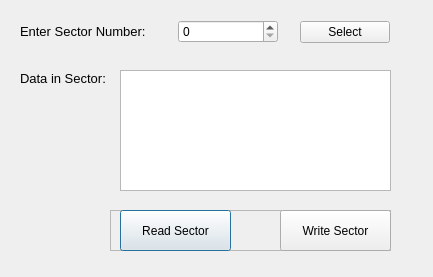
<?xml version="1.0" encoding="UTF-8"?>
<ui version="4.0">
 <class>SectorDialog</class>
 <widget class="QDialog" name="SectorDialog">
  <property name="geometry">
   <rect>
    <x>0</x>
    <y>0</y>
    <width>433</width>
    <height>277</height>
   </rect>
  </property>
  <property name="windowTitle">
   <string>Sector</string>
  </property>
  <property name="windowIcon">
   <iconset resource="gui.qrc">
    <normaloff>:/images/sector.png</normaloff>:/images/sector.png</iconset>
  </property>
  <widget class="QFrame" name="frame">
   <property name="geometry">
    <rect>
     <x>110</x>
     <y>210</y>
     <width>281</width>
     <height>41</height>
    </rect>
   </property>
   <property name="sizePolicy">
    <sizepolicy hsizetype="Preferred" vsizetype="Fixed">
     <horstretch>0</horstretch>
     <verstretch>0</verstretch>
    </sizepolicy>
   </property>
   <property name="frameShape">
    <enum>QFrame::StyledPanel</enum>
   </property>
   <property name="frameShadow">
    <enum>QFrame::Raised</enum>
   </property>
   <widget class="QPushButton" name="readSectorButton">
    <property name="geometry">
     <rect>
      <x>10</x>
      <y>0</y>
      <width>111</width>
      <height>41</height>
     </rect>
    </property>
    <property name="sizePolicy">
     <sizepolicy hsizetype="Minimum" vsizetype="Ignored">
      <horstretch>0</horstretch>
      <verstretch>0</verstretch>
     </sizepolicy>
    </property>
    <property name="text">
     <string>Read Sector</string>
    </property>
   </widget>
   <widget class="QPushButton" name="writeSectorButton">
    <property name="geometry">
     <rect>
      <x>170</x>
      <y>0</y>
      <width>111</width>
      <height>41</height>
     </rect>
    </property>
    <property name="sizePolicy">
     <sizepolicy hsizetype="Minimum" vsizetype="Fixed">
      <horstretch>0</horstretch>
      <verstretch>0</verstretch>
     </sizepolicy>
    </property>
    <property name="text">
     <string>Write Sector</string>
    </property>
   </widget>
  </widget>
  <widget class="QWidget" name="horizontalLayoutWidget">
   <property name="geometry">
    <rect>
     <x>10</x>
     <y>10</y>
     <width>391</width>
     <height>44</height>
    </rect>
   </property>
   <layout class="QHBoxLayout" name="horizontalLayout_2" stretch="20,0,20">
    <property name="spacing">
     <number>22</number>
    </property>
    <property name="sizeConstraint">
     <enum>QLayout::SetDefaultConstraint</enum>
    </property>
    <property name="leftMargin">
     <number>0</number>
    </property>
    <property name="rightMargin">
     <number>0</number>
    </property>
    <property name="bottomMargin">
     <number>0</number>
    </property>
    <item>
     <widget class="QLabel" name="labelSectorNumber">
      <property name="sizePolicy">
       <sizepolicy hsizetype="Fixed" vsizetype="Fixed">
        <horstretch>0</horstretch>
        <verstretch>0</verstretch>
       </sizepolicy>
      </property>
      <property name="font">
       <font>
        <pointsize>10</pointsize>
       </font>
      </property>
      <property name="text">
       <string>Enter Sector Number:</string>
      </property>
     </widget>
    </item>
    <item>
     <widget class="QSpinBox" name="spinBox">
      <property name="sizePolicy">
       <sizepolicy hsizetype="Ignored" vsizetype="Fixed">
        <horstretch>0</horstretch>
        <verstretch>0</verstretch>
       </sizepolicy>
      </property>
      <property name="minimumSize">
       <size>
        <width>100</width>
        <height>0</height>
       </size>
      </property>
      <property name="maximumSize">
       <size>
        <width>90</width>
        <height>16777215</height>
       </size>
      </property>
      <property name="readOnly">
       <bool>false</bool>
      </property>
      <property name="maximum">
       <number>3199</number>
      </property>
     </widget>
    </item>
    <item>
     <widget class="QPushButton" name="selectSectorButton">
      <property name="sizePolicy">
       <sizepolicy hsizetype="Fixed" vsizetype="Fixed">
        <horstretch>0</horstretch>
        <verstretch>0</verstretch>
       </sizepolicy>
      </property>
      <property name="minimumSize">
       <size>
        <width>90</width>
        <height>0</height>
       </size>
      </property>
      <property name="text">
       <string>Select</string>
      </property>
     </widget>
    </item>
   </layout>
  </widget>
  <widget class="QLabel" name="labelDataSector">
   <property name="geometry">
    <rect>
     <x>20</x>
     <y>70</y>
     <width>91</width>
     <height>16</height>
    </rect>
   </property>
   <property name="font">
    <font>
     <pointsize>10</pointsize>
    </font>
   </property>
   <property name="text">
    <string>Data in Sector:</string>
   </property>
  </widget>
  <widget class="QTextEdit" name="textEdit">
   <property name="geometry">
    <rect>
     <x>120</x>
     <y>70</y>
     <width>271</width>
     <height>121</height>
    </rect>
   </property>
  </widget>
 </widget>
 <resources>
  <include location="gui.qrc"/>
 </resources>
 <connections/>
</ui>
